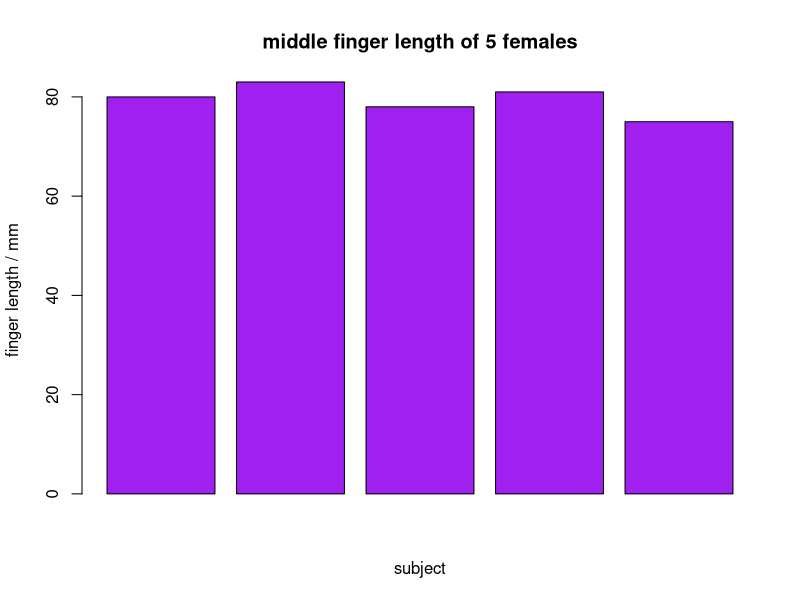

Recreate this plot in R.
finger_length <- c(80,83,78,81,75)
barplot(finger_length, xlab = "subject", ylab = "finger length / mm", col = "Purple", main = "middle finger length of 5 females")
